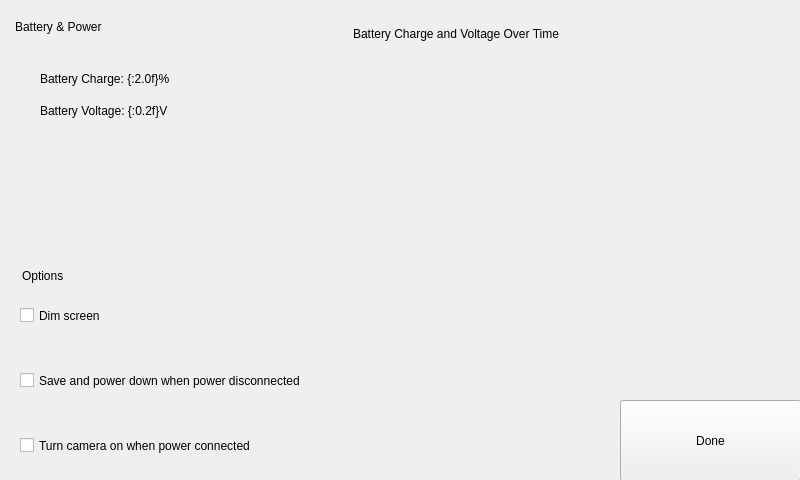
<?xml version="1.0" encoding="UTF-8"?>
<ui version="4.0">
 <class>Form</class>
 <widget class="QWidget" name="Form">
  <property name="geometry">
   <rect>
    <x>0</x>
    <y>0</y>
    <width>800</width>
    <height>480</height>
   </rect>
  </property>
  <property name="windowTitle">
   <string>Battery &amp; Power</string>
  </property>
  <widget class="Backdrop" name="backdrop">
   <property name="geometry">
    <rect>
     <x>0</x>
     <y>0</y>
     <width>801</width>
     <height>481</height>
    </rect>
   </property>
  </widget>
  <widget class="Backdrop" name="backdrop_2">
   <property name="geometry">
    <rect>
     <x>0</x>
     <y>0</y>
     <width>801</width>
     <height>481</height>
    </rect>
   </property>
  </widget>
  <widget class="HeaderLabel" name="headerlabel">
   <property name="geometry">
    <rect>
     <x>15</x>
     <y>11</y>
     <width>221</width>
     <height>31</height>
    </rect>
   </property>
   <property name="text">
    <string>Battery &amp; Power</string>
   </property>
  </widget>
  <widget class="Label" name="uiChargeLabel">
   <property name="geometry">
    <rect>
     <x>40</x>
     <y>63</y>
     <width>281</width>
     <height>31</height>
    </rect>
   </property>
   <property name="text">
    <string>Battery Charge: {:2.0f}%</string>
   </property>
  </widget>
  <widget class="Label" name="uiVoltageLabel">
   <property name="geometry">
    <rect>
     <x>40</x>
     <y>100</y>
     <width>281</width>
     <height>21</height>
    </rect>
   </property>
   <property name="text">
    <string>Battery Voltage: {:0.2f}V</string>
   </property>
  </widget>
  <widget class="Label" name="label_3">
   <property name="geometry">
    <rect>
     <x>353</x>
     <y>19</y>
     <width>371</width>
     <height>30</height>
    </rect>
   </property>
   <property name="text">
    <string>Battery Charge and Voltage Over Time</string>
   </property>
  </widget>
  <widget class="HeaderLabel" name="headerlabel_2">
   <property name="geometry">
    <rect>
     <x>22</x>
     <y>260</y>
     <width>141</width>
     <height>31</height>
    </rect>
   </property>
   <property name="text">
    <string>Options</string>
   </property>
  </widget>
  <widget class="CheckBox" name="uiDimScreen">
   <property name="geometry">
    <rect>
     <x>20</x>
     <y>280</y>
     <width>301</width>
     <height>71</height>
    </rect>
   </property>
   <property name="text">
    <string>Dim screen</string>
   </property>
   <property name="clickMarginBottom" stdset="0">
    <enum>CheckBox::half</enum>
   </property>
   <property name="linkedValueName" stdset="0">
    <string>backlightEnabled</string>
   </property>
  </widget>
  <widget class="CheckBox" name="uiSafelyPowerDown">
   <property name="geometry">
    <rect>
     <x>20</x>
     <y>350</y>
     <width>431</width>
     <height>61</height>
    </rect>
   </property>
   <property name="text">
    <string>Save and power down when power disconnected</string>
   </property>
   <property name="clickMarginTop" stdset="0">
    <enum>CheckBox::half</enum>
   </property>
   <property name="clickMarginBottom" stdset="0">
    <enum>CheckBox::half</enum>
   </property>
   <property name="linkedValueName" stdset="0">
    <string>powerOffWhenMainsLost</string>
   </property>
  </widget>
  <widget class="CheckBox" name="uiStartWhenPowered">
   <property name="geometry">
    <rect>
     <x>20</x>
     <y>410</y>
     <width>391</width>
     <height>71</height>
    </rect>
   </property>
   <property name="text">
    <string>Turn camera on when power connected</string>
   </property>
   <property name="clickMarginTop" stdset="0">
    <enum>CheckBox::half</enum>
   </property>
   <property name="linkedValueName" stdset="0">
    <string>powerOnWhenMainsConnected</string>
   </property>
  </widget>
  <widget class="Button" name="uiDone">
   <property name="geometry">
    <rect>
     <x>620</x>
     <y>400</y>
     <width>181</width>
     <height>81</height>
    </rect>
   </property>
   <property name="text">
    <string>Done</string>
   </property>
  </widget>
  <widget class="QWidget" name="uiChart" native="true">
   <property name="geometry">
    <rect>
     <x>330</x>
     <y>30</y>
     <width>471</width>
     <height>241</height>
    </rect>
   </property>
  </widget>
 </widget>
 <customwidgets>
  <customwidget>
   <class>Backdrop</class>
   <extends>QLabel</extends>
   <header>backdrop</header>
  </customwidget>
  <customwidget>
   <class>Button</class>
   <extends>QPushButton</extends>
   <header>button</header>
  </customwidget>
  <customwidget>
   <class>CheckBox</class>
   <extends>QCheckBox</extends>
   <header>check_box</header>
  </customwidget>
  <customwidget>
   <class>HeaderLabel</class>
   <extends>QLabel</extends>
   <header>header_label</header>
  </customwidget>
  <customwidget>
   <class>Label</class>
   <extends>QLabel</extends>
   <header>label</header>
  </customwidget>
 </customwidgets>
 <tabstops>
  <tabstop>uiDone</tabstop>
  <tabstop>uiDimScreen</tabstop>
  <tabstop>uiSafelyPowerDown</tabstop>
  <tabstop>uiStartWhenPowered</tabstop>
 </tabstops>
 <resources/>
 <connections/>
</ui>
